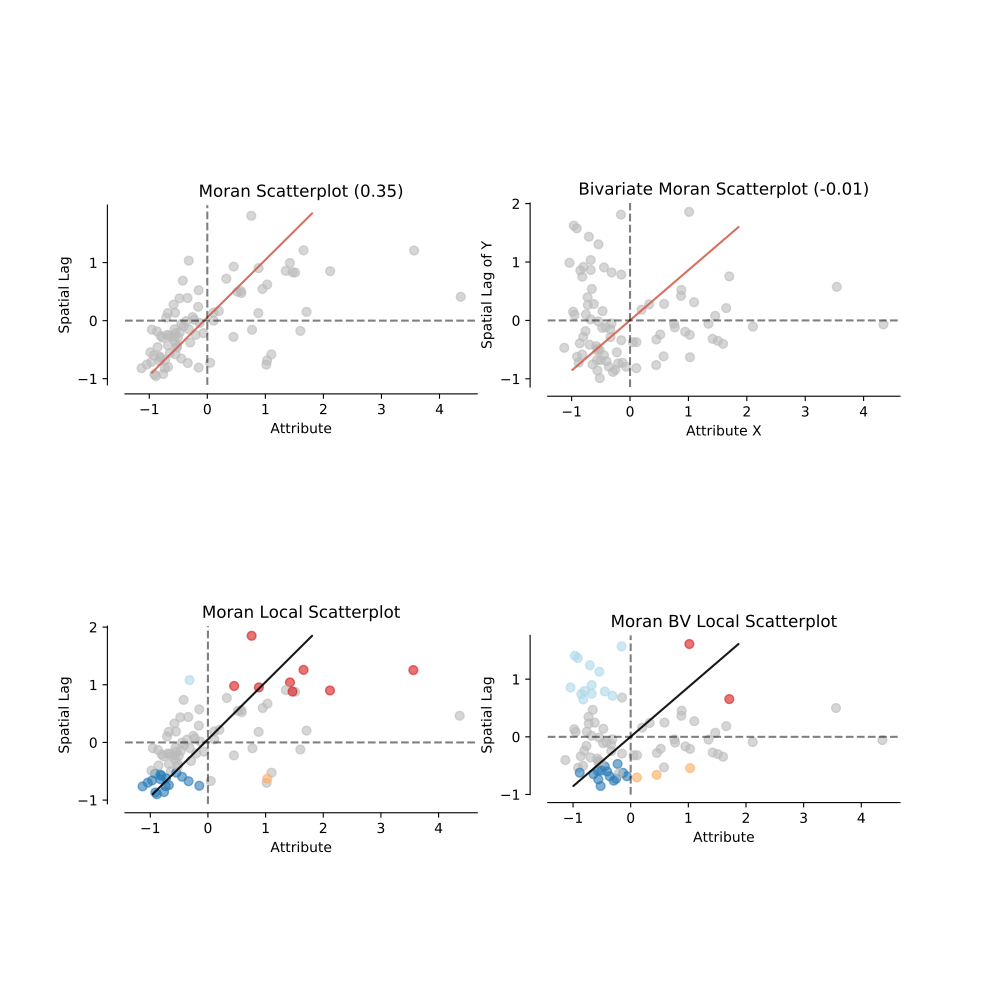

Python code for this plot:
# Imports

import matplotlib.pyplot as plt
from pysal.lib.weights.contiguity import Queen
from pysal.lib import examples
import geopandas as gpd
from pysal.explore.esda.moran import (Moran, Moran_BV,
                        Moran_Local, Moran_Local_BV)
from pysal.viz.splot.esda import moran_scatterplot

# Load data and calculate weights

link_to_data = examples.get_path('Guerry.shp')
gdf = gpd.read_file(link_to_data)
x = gdf['Suicids'].values
y = gdf['Donatns'].values
w = Queen.from_dataframe(gdf)
w.transform = 'r'

# Calculate esda.moran Objects

moran = Moran(y, w)
moran_bv = Moran_BV(y, x, w)
moran_loc = Moran_Local(y, w)
moran_loc_bv = Moran_Local_BV(y, x, w)

# Plot

fig, axs = plt.subplots(2, 2, figsize=(10,10),
                        subplot_kw={'aspect': 'equal'})
moran_scatterplot(moran, p=0.05, ax=axs[0,0])
moran_scatterplot(moran_loc, p=0.05, ax=axs[1,0])
moran_scatterplot(moran_bv, p=0.05, ax=axs[0,1])
moran_scatterplot(moran_loc_bv, p=0.05, ax=axs[1,1])
plt.show()
